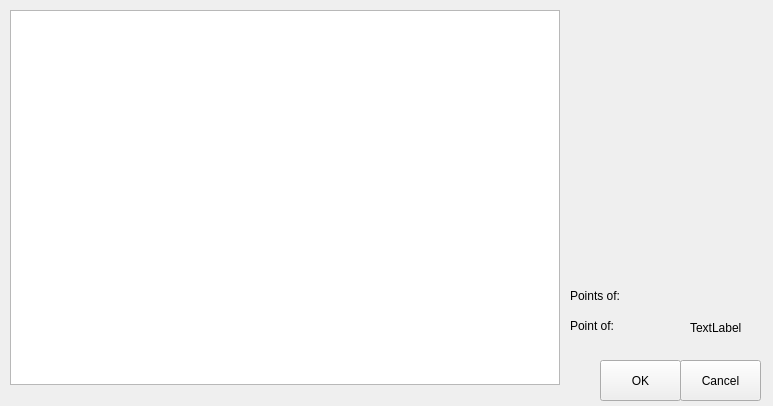
<?xml version="1.0" encoding="UTF-8"?>
<ui version="4.0">
 <class>SettingDialog</class>
 <widget class="QWidget" name="SettingDialog">
  <property name="geometry">
   <rect>
    <x>0</x>
    <y>0</y>
    <width>773</width>
    <height>406</height>
   </rect>
  </property>
  <property name="windowTitle">
   <string>Form</string>
  </property>
  <widget class="QPushButton" name="btnOk">
   <property name="geometry">
    <rect>
     <x>600</x>
     <y>360</y>
     <width>81</width>
     <height>41</height>
    </rect>
   </property>
   <property name="text">
    <string>OK</string>
   </property>
  </widget>
  <widget class="QPushButton" name="btnCancel">
   <property name="geometry">
    <rect>
     <x>680</x>
     <y>360</y>
     <width>81</width>
     <height>41</height>
    </rect>
   </property>
   <property name="text">
    <string>Cancel</string>
   </property>
  </widget>
  <widget class="QLabel" name="constLblPoint">
   <property name="geometry">
    <rect>
     <x>570</x>
     <y>280</y>
     <width>71</width>
     <height>31</height>
    </rect>
   </property>
   <property name="text">
    <string>Points of:</string>
   </property>
  </widget>
  <widget class="QLabel" name="lblPoint">
   <property name="geometry">
    <rect>
     <x>570</x>
     <y>310</y>
     <width>111</width>
     <height>31</height>
    </rect>
   </property>
   <property name="text">
    <string>Point of:</string>
   </property>
  </widget>
  <widget class="QGraphicsView" name="graphicsView">
   <property name="geometry">
    <rect>
     <x>10</x>
     <y>10</y>
     <width>550</width>
     <height>375</height>
    </rect>
   </property>
  </widget>
  <widget class="QLabel" name="txtPoint">
   <property name="geometry">
    <rect>
     <x>690</x>
     <y>320</y>
     <width>59</width>
     <height>16</height>
    </rect>
   </property>
   <property name="text">
    <string>TextLabel</string>
   </property>
  </widget>
 </widget>
 <resources/>
 <connections/>
</ui>
